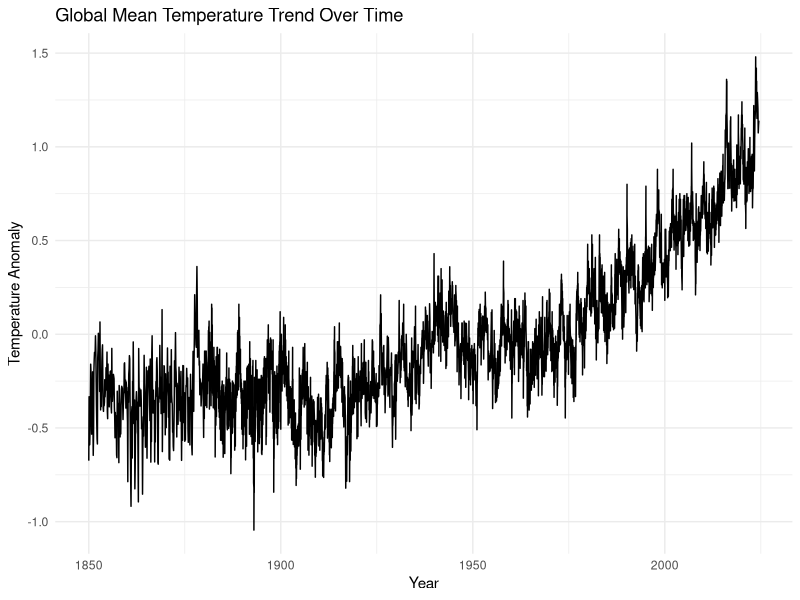
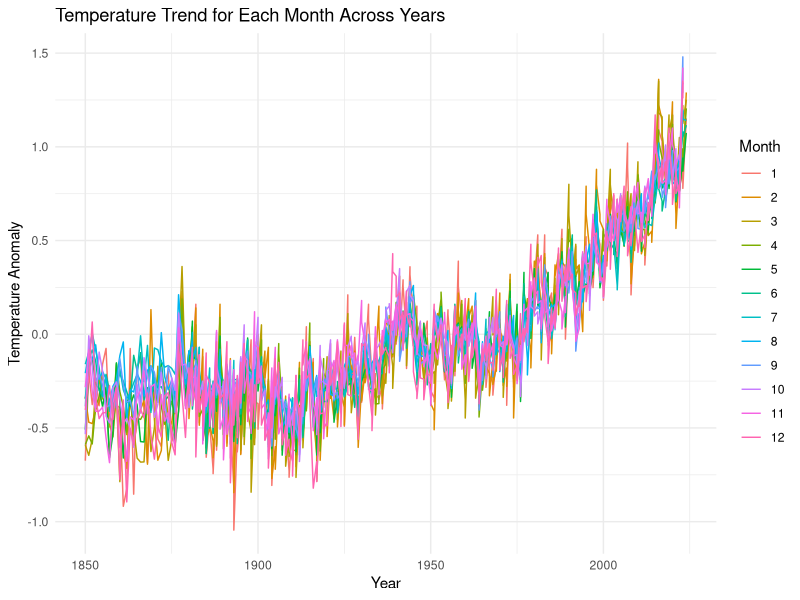
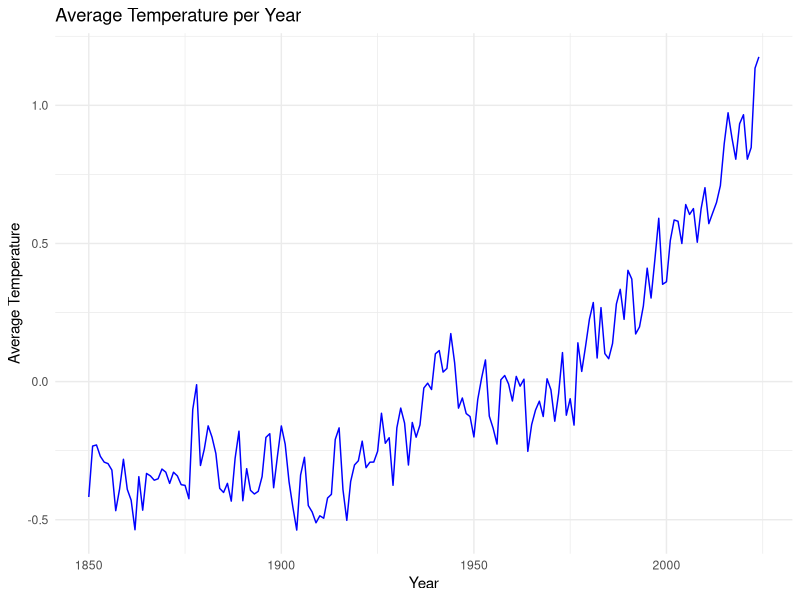
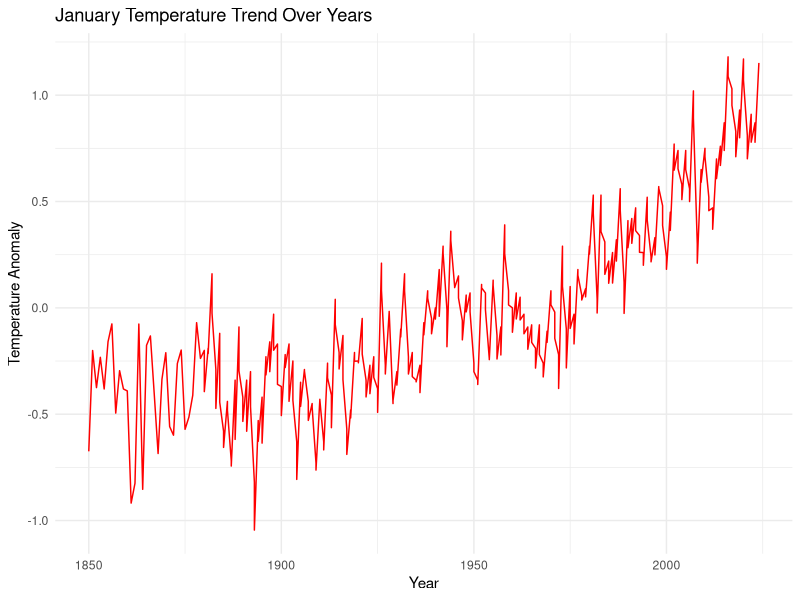
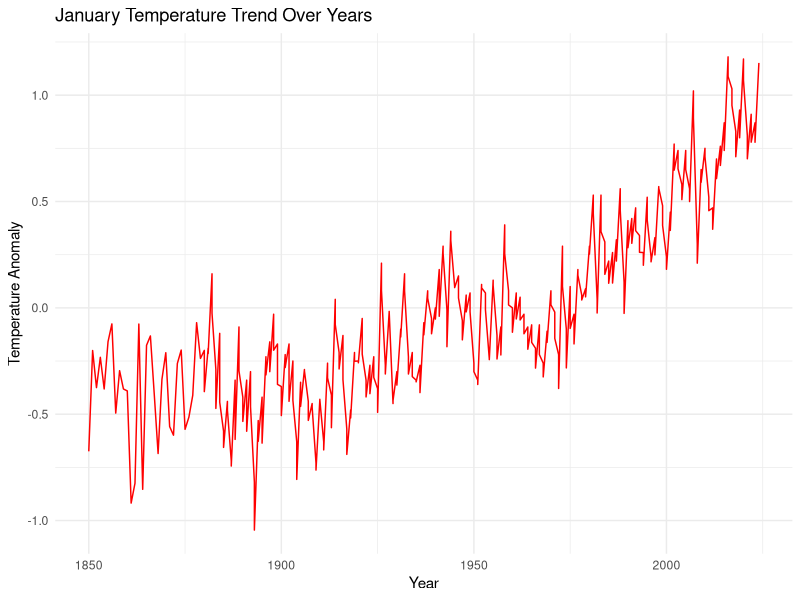
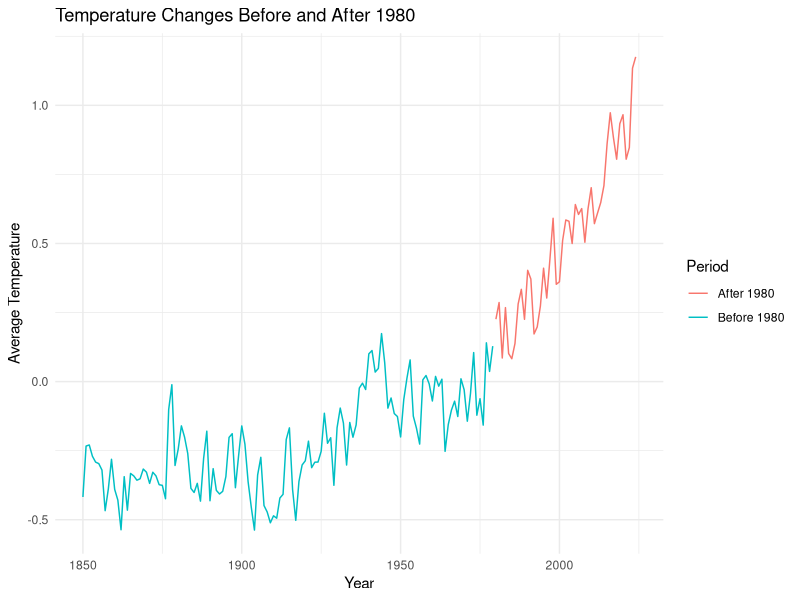
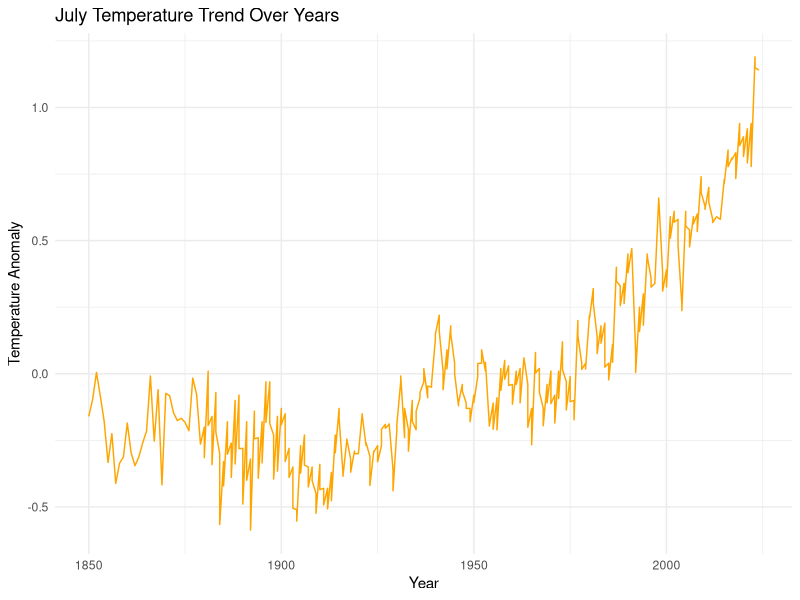
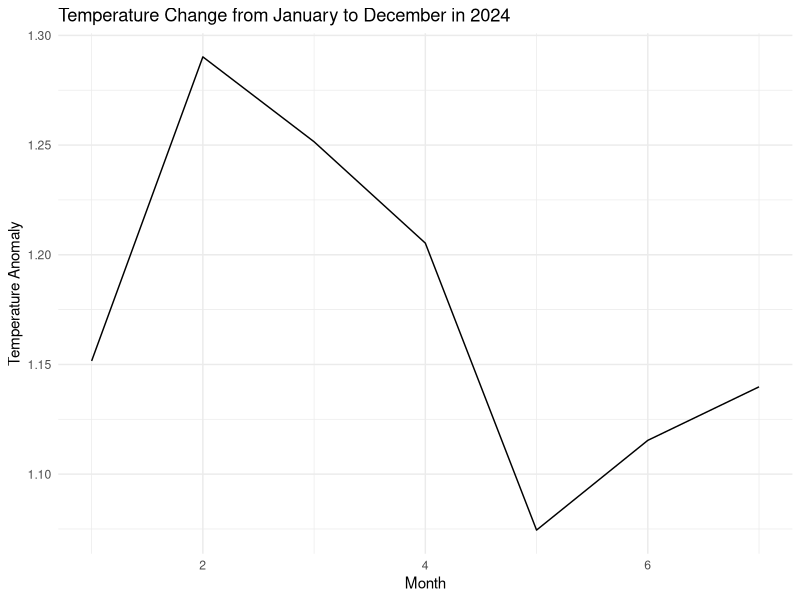

These figures' R source, in order:
## ---- chunk 1
knitr::opts_chunk$set(echo = TRUE)
## ---- chunk 2
library(dplyr)
library(lubridate)
library(ggplot2)
## ---- chunk 3
data <- read.csv("temperature.csv")

# Convert Year column to date
data$Date <- ymd(paste0(data$Year, "-01"))

# Extract year and month
data <- data %>%
  mutate(
    Year = year(Date),
    Month = month(Date)
  )
## ---- chunk 4
ggplot(data, aes(x = Date, y = Mean)) +
  geom_line() +
  labs(title = "Global Mean Temperature Trend Over Time",
       x = "Year",
       y = "Temperature Anomaly") +
  theme_minimal()
## ---- chunk 5
ggplot(data, aes(x = Year, y = Mean, color = factor(Month))) +
  geom_line() +
  labs(title = "Temperature Trend for Each Month Across Years",
       x = "Year",
       y = "Temperature Anomaly",
       color = "Month") +
  theme_minimal()
## ---- chunk 6
year_avg <- data %>%
  group_by(Year) %>%
  summarise(Average_Temp = mean(Mean))

ggplot(year_avg, aes(x = Year, y = Average_Temp)) +
  geom_line(color = "blue") +
  labs(title = "Average Temperature per Year",
       x = "Year",
       y = "Average Temperature") +
  theme_minimal()
## ---- chunk 7
jan_data <- data %>%
  filter(Month == 1)

ggplot(jan_data, aes(x = Year, y = Mean)) +
  geom_line(color = "red") +
  labs(title = "January Temperature Trend Over Years",
       x = "Year",
       y = "Temperature Anomaly") +
  theme_minimal()
## ---- chunk 8
jan_data <- data %>%
  filter(Month == 1)

ggplot(jan_data, aes(x = Year, y = Mean)) +
  geom_line(color = "red") +
  labs(title = "January Temperature Trend Over Years",
       x = "Year",
       y = "Temperature Anomaly") +
  theme_minimal()
## ---- chunk 9
data <- data %>%
  mutate(Period = ifelse(Year < 1980, "Before 1980", "After 1980"))

period_avg <- data %>%
  group_by(Year, Period) %>%
  summarise(Avg_Temp = mean(Mean))

ggplot(period_avg, aes(x = Year, y = Avg_Temp, color = Period)) +
  geom_line() +
  labs(title = "Temperature Changes Before and After 1980",
       x = "Year",
       y = "Average Temperature") +
  theme_minimal()
## ---- chunk 10
july_data <- data %>%
  filter(Month == 7)

ggplot(july_data, aes(x = Year, y = Mean)) +
  geom_line(color = "orange") +
  labs(title = "July Temperature Trend Over Years",
       x = "Year",
       y = "Temperature Anomaly") +
  theme_minimal()
## ---- chunk 11
selected_year <- max(data$Year)

year_data <- data %>%
  filter(Year == selected_year)

ggplot(year_data, aes(x = Month, y = Mean)) +
  geom_line() +
  labs(title = paste("Temperature Change from January to December in", selected_year),
       x = "Month",
       y = "Temperature Anomaly") +
  theme_minimal()
## ---- chunk 12
two_months <- data %>%
  filter(Month %in% c(1,7))

ggplot(two_months, aes(x = Year, y = Mean, color = factor(Month))) +
  geom_line() +
  labs(title = "Comparison of January and July Temperature Trends",
       x = "Year",
       y = "Temperature Anomaly",
       color = "Month") +
  theme_minimal()
